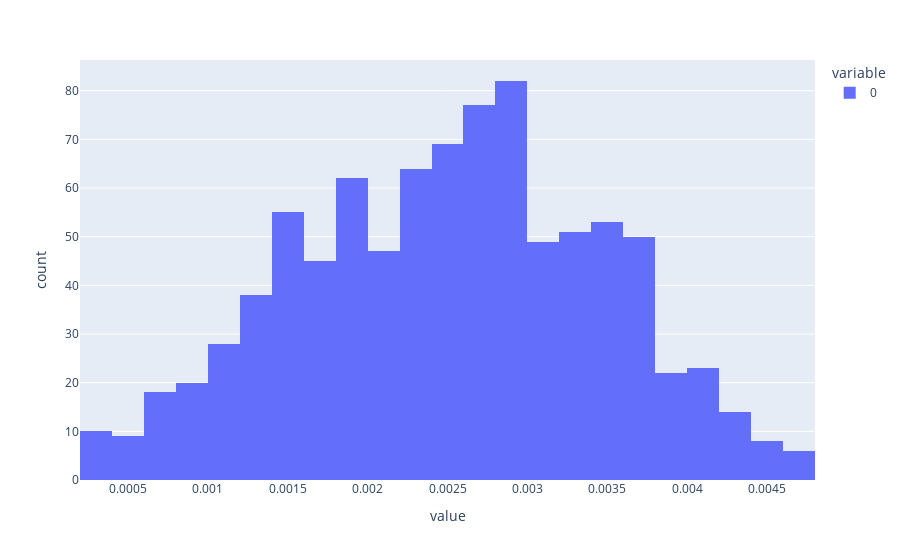

Write notebook code for a chart like this one.
### Code cell
px.histogram(H2_list)

### Figure 1 — Plotly figure (JSON) as saved in the notebook; plotly's stock layout.template omitted (floating-point values rounded to 4 significant figures; data arrays with more than 128 entries replaced by an {"elided": "..."} marker saying what was removed)
{"data": [{"alignmentgroup": "True", "bingroup": "x", "hovertemplate": "variable=0<br>value=%{x}<br>count=%{y}<extra></extra>", "legendgroup": "0", "marker": {"color": "#636efa"}, "name": "0", "offsetgroup": "0", "orientation": "v", "showlegend": true, "type": "histogram", "x": {"elided": "900 float values"}, "xaxis": "x", "yaxis": "y"}], "layout": {"barmode": "relative", "legend": {"title": {"text": "variable"}, "tracegroupgap": 0}, "margin": {"t": 60}, "xaxis": {"anchor": "y", "domain": [0, 1], "title": {"text": "value"}}, "yaxis": {"anchor": "x", "domain": [0, 1], "title": {"text": "count"}}}}
